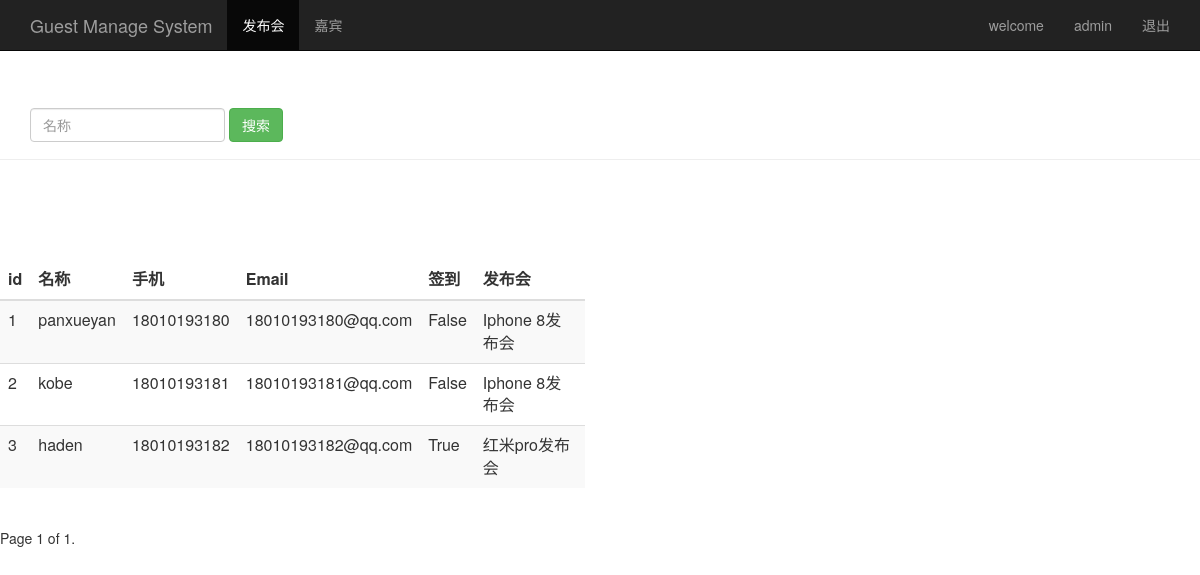
The page /guest_manage/ (signed in) on the database its author committed.
### sign/models.py (models this page shows, shortened)
class Guest(models.Model):
    event=models.ForeignKey(Event)
    realname=models.CharField(max_length=100)
    phone=models.CharField(max_length=20)
    email=models.EmailField()
    sign = models.BooleanField(default=False)
    create_time = models.DateTimeField(auto_now=True)
    class Meta:
        unique_together = ("event", "phone")

class Event(models.Model):
    name=models.CharField(max_length=100)
    limit=models.IntegerField()
    status=models.BooleanField()
    address=models.CharField(max_length=200)
    start_time=models.DateTimeField('events time')
    create_time=models.DateTimeField(auto_now=True)
    def __unicode__(self):
        return self.name

### sign/views.py (the view)
# urls.py: url(r'^guest_manage/$', views.guest_manage),
@login_required
def guest_manage(request):
    username = request.session.get('user', '')
    guest_list = Guest.objects.all()
    paginator = Paginator(guest_list, 5)
    page = request.GET.get('page')
    try:
        contacts = paginator.page(page)
    except PageNotAnInteger:
        contacts = paginator.page(1)
    except EmptyPage:
        contacts = paginator.page(paginator.num_pages)
    return render(request, "guest_manage.html", {"user": username,"guests":  contacts,"login_success":"welcome"})

### sign/templates/guest_manage.html (shortened to what this page needs)
<html>
        <head>
            {% load bootstrap3 %}
            {% bootstrap_css %}
        </head>
        <body role="document">
            <nav class="navbar navbar-inverse navbar-fixed-top">
                    <div class="container">
                        <div class="navbar-header">
                            <a class="navbar-brand" href="/event_manage/">Guest Manage System</a>
                        </div>
                        <div id="navbar" class="collapse navbar-collapse">
                            <ul class="nav navbar-nav">
                                <li class="active"><a href="/event_manage/">发布会</a></li>
                                <li><a href="/guest_manage/">嘉宾</a></li>
                            </ul>
                            <ul class="nav navbar-nav navbar-right">
                                <li><a>{{login_success}}</a></li>
                                <li><a href="/switch/">{{user}}</a></li>
                                <li><a href="/logout/">退出</a></li>
                            </ul>
                        </div>
                    </div>
            </nav>
                <div class="page-header" style="padding-top: 60px;">
                    <div id="navbar" class="navbar-collapse collapse">
                        <form class="navbar-form" method="get" action="/search_phone/">
                            <div class="form-group">
                                <input name="name" type="text" placeholder="名称" class="form-control">
                            </div>
                            <button type="submit" class="btn btn-success">搜索</button>
                        </form>
                    </div>
                </div>
        <div class="row" style="padding-top: 80px;">
            <div class="col-md-6">
                <table class="table table-striped">
                    <thead>
                        <tr>
                        <th>id</th><th>名称</th><th>手机</th><th>Email</th><th>签到</th>
                        <th>发布会</th>
                        </tr>
                    </thead>
                <tbody>
                    {% for guest in guests %}
                        <tr>
                            <td>{{ guest.id }}</td>
                            <td>{{ guest.realname }}</td>
                            <td>{{ guest.phone }}</td>
                            <td>{{ guest.email }}</td>
                            <td>{{ guest.sign }}</td>
                            <td>{{ guest.event }}</td>
                        </tr>
                    {% endfor %}
                </tbody>
                </table>
            </div>
        </div>
        <div class="pagination">
            <span class="step-links">
                    <span class="current">
                        Page {{ guests.number }} of {{ guests.paginator.num_pages }}.
                    </span>
            </span>
        </div>
        </body>
    </html>

### rows shown on the page
Guest: id "1", realname "panxueyan", phone "18010193180", email "18010193180@qq.com", sign "False", event "Iphone 8发布会"
Guest: id "2", realname "kobe", phone "18010193181", email "18010193181@qq.com", sign "False", event "Iphone 8发布会"
Guest: id "3", realname "haden", phone "18010193182", email "18010193182@qq.com", sign "True", event "红米pro发布会"

### other values the page prints
{{ login_success }} "welcome"
{{ user }} "admin"
{{ guests.number }} "1"
{{ guests.paginator.num_pages }} "1"
